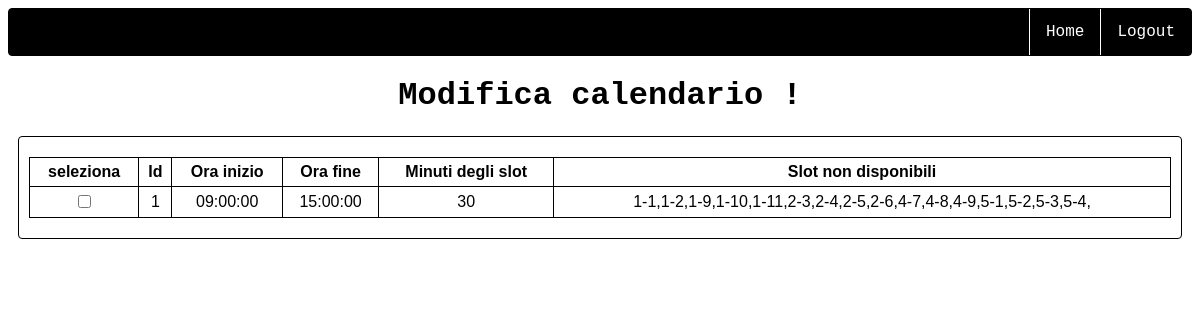
The page /home/modificacalendario (signed in) on the database as committed earlier.
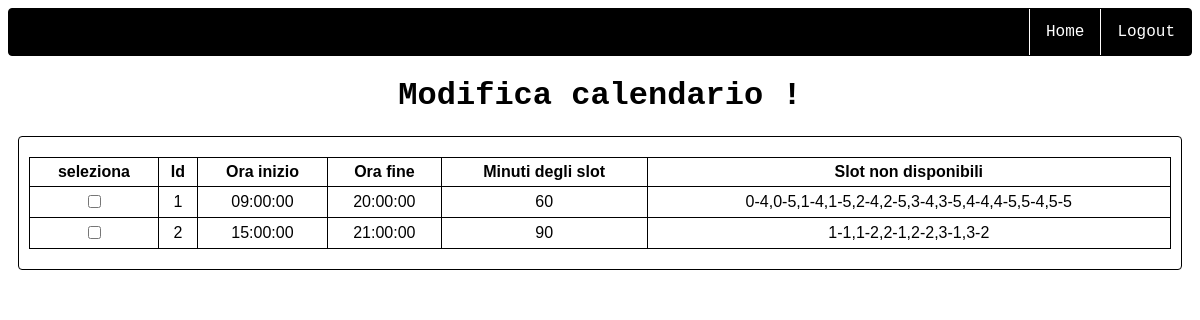
The same page on the database as committed later.
### website/models.py (models this page shows)
class Calendario(db.Model):
    id = db.Column(db.Integer, primary_key = True)
    oremattina = db.Column(db.String(5))
    orepomeriggio = db.Column(db.String(5))
    numeroslot = db.Column(db.Integer)
    sloteliminati = db.Column(db.String(150))
    allievo = db.relationship("Allievo", backref='calendario', uselist = True)

### website/dashboard.py (the view)
@dashboard.route('/modificacalendario', methods=['GET', 'POST'])
@login_required
def modify_calendar():
    calendar_list = Calendario.query.all()
    if request.method == 'POST':
        starthour = request.form.get("orainizio")
        endhour = request.form.get('orafine')
        print(starthour)
        print(endhour)
        typeslot = request.form.get('tiposlot')
        idcal = request.form.get("textid")
        if starthour == "-" or endhour == "-" or typeslot == "-":
            flash('attenzione, non hai inserito uno di questi dati!', category='error')
            return render_template("ccalendar.html", user=current_user)
        orainizio = datetime.time(int(starthour[0:2]),int(starthour[3:5]),0)
        orafine = datetime.time(int(endhour[0:2]),int(endhour[3:5]),0)
        print(starthour,endhour,typeslot)
        sus = request.form.getlist('check')
        buckets_days = [[] for x in range (6)]
        for check in sus:
            split = check.rsplit('-')
            buckets_days[int(split[0])].append(split[1])
        print(buckets_days)
        sloteliminati = ""
        print(buckets_days)
        for x,day in enumerate(buckets_days):
            for slots in day:
                sloteliminati += f"{x}-{slots},"
        actual_calendar = Calendario.query.filter_by(id=idcal).first()
        actual_calendar.oremattina = str(orainizio)
        actual_calendar.orepomeriggio = str(orafine)
        actual_calendar.sloteliminati = sloteliminati[:-1]
        db.session.commit()
        student_list = Allievo.query.filter_by(id_calendario = idcal).all()
        for stu in student_list:
            stu.slotdisponibilita = ""
        db.session.commit()
        new_calendar_list = Calendario.query.all()
        flash(f"modifica del calendario con id:{idcal} avvenuta con successo", category="success")
        return render_template("modificacalendario.html", user=current_user,calendar_list = new_calendar_list)
    else:
        return render_template("modificacalendario.html", user=current_user,calendar_list = calendar_list)

### website/__init__.py (called while the page is built)
def create_app():
    app = Flask(__name__)
    app.config['SECRET_KEY'] = 'sdhfjdshgreghuewrg'
    app.config['SQLALCHEMY_DATABASE_URI'] = f'sqlite:///{DB_NAME}'
    db.init_app(app) # inizializzazione del database dando l'app di flask
    from .dashboard import dashboard
    from .access import access
    from .optimization import optimization
    app.register_blueprint(access, url_prefix='/')
    app.register_blueprint(dashboard, url_prefix='/home')
    app.register_blueprint(optimization, url_prefix='/home/optimization')
    from .models import User
    with app.app_context():
        db.create_all()
        login_manager = LoginManager()
        login_manager.login_view = 'access.login'
        login_manager.init_app(app)
        @login_manager.user_loader
        def load_user(id):
            return User.query.get(int(id))
    return app

### website/templates/dashboard/modificacalendario.html (shortened to what this page needs)
{% extends "base.html"%}
{% block content %}
<link rel="stylesheet" href="{{ url_for('static', filename='styles/modifyCalendar.css') }}">
<h1>Modifica calendario !</h1>
{% if not calendar_list%}
<h1>non c'è nessun calendario ancora...</h1>
<div class="add-calendar">
    <a href="ccalendar">
        <button>vai ad aggiungere un calendario!</button>
    </a>
</div>
{% else %}
<div class="calendar-list" id = "calendar-list">
    <table id="table-calendars">
        <tr>
            <th>seleziona</th>
            <th>Id</th>
            <th>Ora inizio</th>
            <th>Ora fine</th>
            <th>Minuti degli slot</th>
            <th>Slot non disponibili</th>
        </tr>
    {% for cal in calendar_list%}
        <tr id="tr{{cal.id}}" name="tr{{cal.id}}" class="trcal">
            <td><input type="checkbox" id="{{cal.id}}" class="checkbox-calendar" onclick="generateCalendar(this)"></td>
            <td>{{cal.id}}</td>
            <td>{{cal.oremattina}}</td>
            <td>{{cal.orepomeriggio}}</td>
            <td>{{cal.numeroslot}}</td>
            <td>{{cal.sloteliminati}}</td>
        </tr>
    {% endfor %}
    </table>
</div>
{% endif %}
<form method="post">
</form>
{% endblock %}

Rows that differ between the two databases and show on the page:
changed Calendario id 1: orepomeriggio "15:00:00" → "20:00:00"; numeroslot "30" → "60"; sloteliminati "1-1,1-2,1-9,1-10,1-11,2-3,2-4,2-5,2-6,4-7,4-8,4-9,5-1,5-2,5-3,5-4," → "0-4,0-5,1-4,1-5,2-4,2-5,3-4,3-5,4-4,4-5,5-4,5-5"
added Calendario: id "2", oremattina "15:00:00", orepomeriggio "21:00:00", numeroslot "90", sloteliminati "1-1,1-2,2-1,2-2,3-1,3-2"
